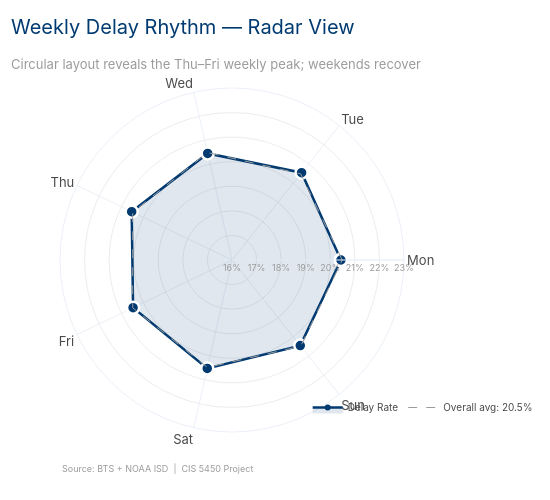

Notebook code cell kept with this figure:
### Markdown cell above
## Step 4: Delay rate by day of week

We examine whether certain days of the week exhibit systematically higher delay rates,
which could reflect weekly travel demand cycles.

### Code cell
day_labels = ["Mon", "Tue", "Wed", "Thu", "Fri", "Sat", "Sun"]
daily = df.groupby("day_of_week").agg(
    delay_rate=("DepDel15", "mean"), avg_delay=("DepDelay", "mean"), flights=("DepDel15", "count")
).reset_index()

r_vals = list(daily["delay_rate"] * 100) + [daily["delay_rate"].iloc[0] * 100]
theta_vals = day_labels + [day_labels[0]]
flights_vals = list(daily["flights"]) + [daily["flights"].iloc[0]]

fig = go.Figure()
fig.add_trace(go.Scatterpolar(
    r=r_vals, theta=theta_vals, fill="toself",
    fillcolor="rgba(0,58,112,0.12)", line=dict(color=NAVY, width=2.5),
    name="Delay Rate",
    hovertemplate="<b>%{theta}</b><br>Delay Rate: %{r:.1f}%<br>Flights: %{customdata:,.0f}<extra></extra>",
    customdata=flights_vals,
))
marker_colors = [CORAL if r > 21 else TEAL if r < 19 else NAVY for r in daily["delay_rate"] * 100]
marker_colors.append(marker_colors[0])
fig.add_trace(go.Scatterpolar(
    r=r_vals, theta=theta_vals, mode="markers",
    marker=dict(size=12, color=marker_colors, line=dict(width=2.5, color="white")),
    showlegend=False, hoverinfo="skip",
))
avg = df["DepDel15"].mean() * 100
fig.add_trace(go.Scatterpolar(
    r=[avg]*8, theta=theta_vals,
    mode="lines", line=dict(color=GRAY_MID, width=1, dash="dash"),
    name=f"Overall avg: {avg:.1f}%", hoverinfo="skip",
))
fig.update_layout(
    title=dict(text="Weekly Delay Rhythm — Radar View",
               subtitle=dict(text="Circular layout reveals the Thu–Fri weekly peak; weekends recover",
                             font=dict(size=13, color=GRAY_MID))),
    polar=dict(
        radialaxis=dict(range=[16, 23], ticksuffix="%", tickfont=dict(size=9, color=GRAY_MID),
                        gridcolor=GRAY_LIGHT),
        angularaxis=dict(tickfont=dict(size=13, color=SLATE, family="Inter")),
        bgcolor="white",
    ),
    height=500, width=550, showlegend=True,
    legend=dict(x=0.72, y=0.05, font=dict(size=10)),
)
source_note(fig)
fig.show(config=CHART_CONFIG)

### Figure 1 — Plotly figure (JSON) as saved in the notebook; plotly's stock layout.template omitted (floating-point values rounded to 4 significant figures)
{"data": [{"customdata": [1032165, 946655, 942164, 1000668, 1013414, 877984, 1004548, 1032165], "fill": "toself", "fillcolor": "rgba(0,58,112,0.12)", "hovertemplate": "<b>%{theta}</b><br>Delay Rate: %{r:.1f}%<br>Flights: %{customdata:,.0f}<extra></extra>", "line": {"color": "#003A70", "width": 2.5}, "name": "Delay Rate", "r": [20.43, 20.54, 20.45, 20.53, 20.47, 20.53, 20.46, 20.43], "theta": ["Mon", "Tue", "Wed", "Thu", "Fri", "Sat", "Sun", "Mon"], "type": "scatterpolar"}, {"hoverinfo": "skip", "marker": {"color": ["#003A70", "#003A70", "#003A70", "#003A70", "#003A70", "#003A70", "#003A70", "#003A70"], "line": {"color": "white", "width": 2.5}, "size": 12}, "mode": "markers", "r": [20.43, 20.54, 20.45, 20.53, 20.47, 20.53, 20.46, 20.43], "showlegend": false, "theta": ["Mon", "Tue", "Wed", "Thu", "Fri", "Sat", "Sun", "Mon"], "type": "scatterpolar"}, {"hoverinfo": "skip", "line": {"color": "#9B9B9B", "dash": "dash", "width": 1}, "mode": "lines", "name": "Overall avg: 20.5%", "r": [20.49, 20.49, 20.49, 20.49, 20.49, 20.49, 20.49, 20.49], "theta": ["Mon", "Tue", "Wed", "Thu", "Fri", "Sat", "Sun", "Mon"], "type": "scatterpolar"}], "layout": {"annotations": [{"align": "left", "font": {"color": "#9B9B9B", "size": 9}, "showarrow": false, "text": "Source: BTS + NOAA ISD  |  CIS 5450 Project", "x": 0, "xref": "paper", "y": -0.1, "yref": "paper"}], "height": 500, "legend": {"font": {"size": 10}, "x": 0.72, "y": 0.05}, "polar": {"angularaxis": {"tickfont": {"color": "#4A4A4A", "family": "Inter", "size": 13}}, "bgcolor": "white", "radialaxis": {"gridcolor": "#EDEDED", "range": [16, 23], "tickfont": {"color": "#9B9B9B", "size": 9}, "ticksuffix": "%"}}, "showlegend": true, "title": {"subtitle": {"font": {"color": "#9B9B9B", "size": 13}, "text": "Circular layout reveals the Thu–Fri weekly peak; weekends recover"}, "text": "Weekly Delay Rhythm — Radar View"}, "width": 550}}
